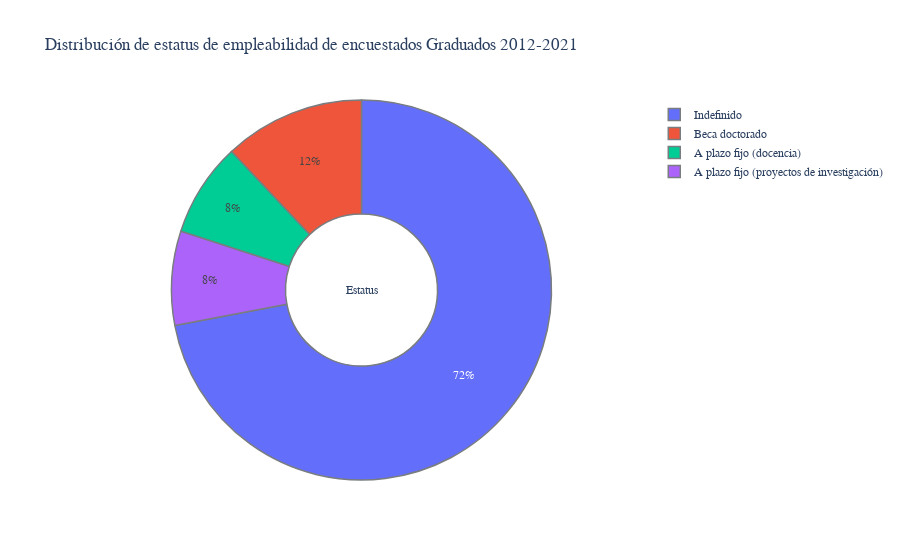

The notebook cell this image was saved under:
### Markdown cell above
## ¿Cuál es el estatus de empleo?

### Code cell
temp_series = df_egresados_subset_columns['Estatus_empleo'].value_counts()
labels = (np.array(temp_series.index))
sizes = (np.array((temp_series / temp_series.sum())*100))

trace = go.Pie(labels=labels, values=sizes, marker=dict(line=dict(color='#797D7F', width=1.5)), hole=.4)
layout = go.Layout(
    title='Distribución de estatus de empleabilidad de encuestados Graduados 2012-2021',
    title_font_family="Rockwell", 
    annotations=[dict(text='Estatus', x=0.5, y=0.5, font_size=12, showarrow=False)],
    font=dict(
        family="Rockwell", size=12)
)
data = [trace]
fig = go.Figure(data=data, layout=layout)
py.iplot(fig, filename="gender")

### Figure 1 — Plotly figure (JSON) as saved in the notebook; plotly's stock layout.template omitted (floating-point values rounded to 4 significant figures)
{"data": [{"hole": 0.4, "labels": ["Indefinido", "Beca doctorado", "A plazo fijo (docencia)", "A plazo fijo (proyectos de investigación)"], "marker": {"line": {"color": "#797D7F", "width": 1.5}}, "type": "pie", "values": [72, 12, 8, 8]}], "layout": {"annotations": [{"font": {"size": 12}, "showarrow": false, "text": "Estatus", "x": 0.5, "y": 0.5}], "font": {"family": "Rockwell", "size": 12}, "title": {"font": {"family": "Rockwell"}, "text": "Distribución de estatus de empleabilidad de encuestados Graduados 2012-2021"}}}
